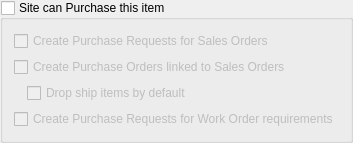
      <widget class="QGroupBox" name="_poSupply">
       <property name="focusPolicy">
        <enum>Qt::TabFocus</enum>
       </property>
       <property name="title">
        <string>Site can Purchase this item</string>
       </property>
       <property name="checkable">
        <bool>true</bool>
       </property>
       <property name="checked">
        <bool>false</bool>
       </property>
       <layout class="QGridLayout" name="gridLayout_12">
        <item row="0" column="0">
         <layout class="QVBoxLayout" name="verticalLayout_6">
          <item>
           <layout class="QVBoxLayout" name="verticalLayout_5">
            <item>
             <widget class="QCheckBox" name="_createSoPr">
              <property name="text">
               <string>Create Purchase Requests for Sales Orders</string>
              </property>
             </widget>
            </item>
            <item>
             <widget class="QCheckBox" name="_createSoPo">
              <property name="text">
               <string>Create Purchase Orders linked to Sales Orders</string>
              </property>
             </widget>
            </item>
            <item>
             <layout class="QHBoxLayout" name="horizontalLayout_8">
              <item>
               <spacer name="horizontalSpacer_11">
                <property name="orientation">
                 <enum>Qt::Horizontal</enum>
                </property>
                <property name="sizeType">
                 <enum>QSizePolicy::Fixed</enum>
                </property>
                <property name="sizeHint" stdset="0">
                 <size>
                  <width>13</width>
                  <height>13</height>
                 </size>
                </property>
               </spacer>
              </item>
              <item>
               <widget class="QCheckBox" name="_dropShip">
                <property name="text">
                 <string>Drop ship items by default</string>
                </property>
               </widget>
              </item>
             </layout>
            </item>
            <item>
             <widget class="QCheckBox" name="_createWoPr">
              <property name="text">
               <string>Create Purchase Requests for Work Order requirements</string>
              </property>
             </widget>
            </item>
           </layout>
          </item>
          <item>
           <spacer name="verticalSpacer_7">
            <property name="orientation">
             <enum>Qt::Vertical</enum>
            </property>
            <property name="sizeHint" stdset="0">
             <size>
              <width>20</width>
              <height>0</height>
             </size>
            </property>
           </spacer>
          </item>
         </layout>
        </item>
       </layout>
      </widget>
